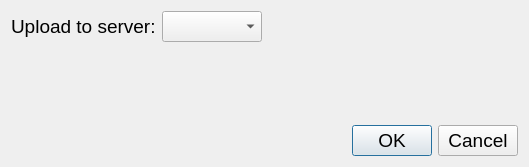
<?xml version="1.0" encoding="UTF-8"?>
<ui version="4.0">
 <class>PrvGuiUploadDialog</class>
 <widget class="QDialog" name="PrvGuiUploadDialog">
  <property name="geometry">
   <rect>
    <x>0</x>
    <y>0</y>
    <width>529</width>
    <height>167</height>
   </rect>
  </property>
  <property name="font">
   <font>
    <pointsize>14</pointsize>
   </font>
  </property>
  <property name="windowTitle">
   <string>Upload</string>
  </property>
  <layout class="QVBoxLayout" name="verticalLayout">
   <item>
    <layout class="QHBoxLayout" name="horizontalLayout">
     <item>
      <widget class="QLabel" name="label">
       <property name="text">
        <string>Upload to server:</string>
       </property>
      </widget>
     </item>
     <item>
      <widget class="QComboBox" name="servers"/>
     </item>
     <item>
      <spacer name="horizontalSpacer">
       <property name="orientation">
        <enum>Qt::Horizontal</enum>
       </property>
       <property name="sizeHint" stdset="0">
        <size>
         <width>40</width>
         <height>20</height>
        </size>
       </property>
      </spacer>
     </item>
    </layout>
   </item>
   <item>
    <spacer name="verticalSpacer">
     <property name="orientation">
      <enum>Qt::Vertical</enum>
     </property>
     <property name="sizeHint" stdset="0">
      <size>
       <width>20</width>
       <height>40</height>
      </size>
     </property>
    </spacer>
   </item>
   <item>
    <widget class="QDialogButtonBox" name="buttonBox">
     <property name="orientation">
      <enum>Qt::Horizontal</enum>
     </property>
     <property name="standardButtons">
      <set>QDialogButtonBox::Cancel|QDialogButtonBox::Ok</set>
     </property>
    </widget>
   </item>
  </layout>
 </widget>
 <resources/>
 <connections>
  <connection>
   <sender>buttonBox</sender>
   <signal>accepted()</signal>
   <receiver>PrvGuiUploadDialog</receiver>
   <slot>accept()</slot>
   <hints>
    <hint type="sourcelabel">
     <x>248</x>
     <y>254</y>
    </hint>
    <hint type="destinationlabel">
     <x>157</x>
     <y>274</y>
    </hint>
   </hints>
  </connection>
  <connection>
   <sender>buttonBox</sender>
   <signal>rejected()</signal>
   <receiver>PrvGuiUploadDialog</receiver>
   <slot>reject()</slot>
   <hints>
    <hint type="sourcelabel">
     <x>316</x>
     <y>260</y>
    </hint>
    <hint type="destinationlabel">
     <x>286</x>
     <y>274</y>
    </hint>
   </hints>
  </connection>
 </connections>
</ui>
